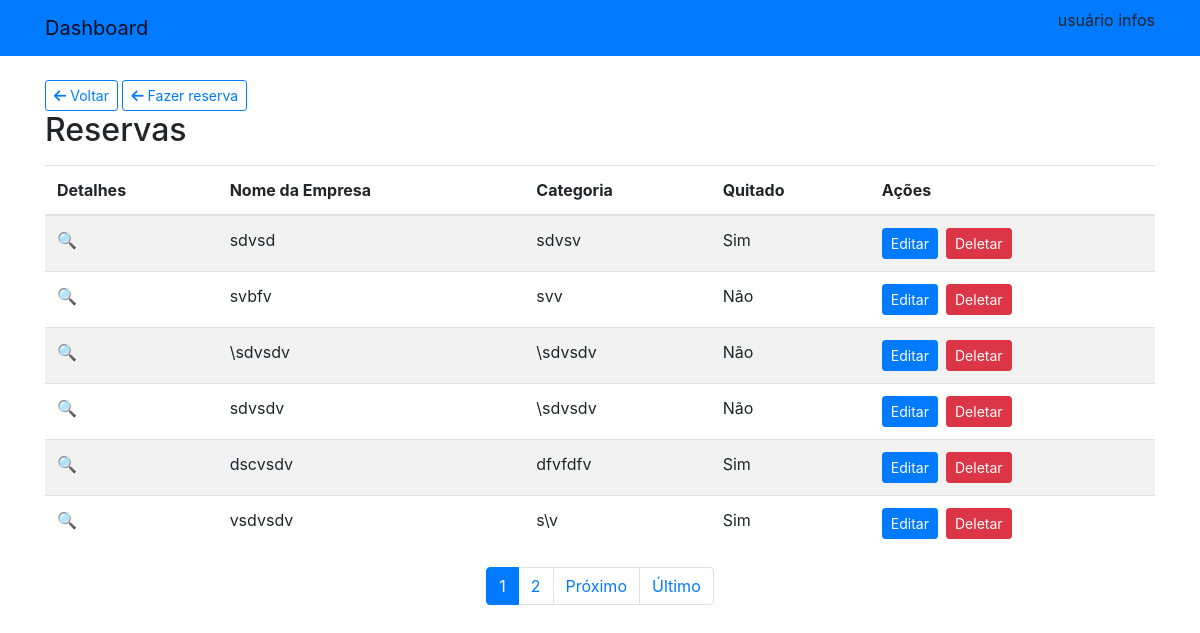
The page /reservas/reservas/ on the database its author committed.
### reservas/models.py (models this page shows, shortened)
class Reserva(models.Model):
    cnpj = models.CharField(max_length=18)
    nome_empresa = models.CharField(max_length=160)
    categoria_empresa = models.CharField(max_length=160)
    quitado = models.BooleanField()
    stand = models.OneToOneField(Stand, on_delete=models.CASCADE)

### reservas/views.py (the view)
# urls.py: path('reservas/', ReservaListView.as_view(), name='reservas'),
class ReservaListView(ListView):
    model = Reserva
    paginate_by = 6
    template_name = "reservalist.html"

### reservas/templates/reservalist.html (shortened to what this page needs)
{% extends 'base.html' %}
{% load bootstrap4 %}
{% block content %}
<div class="container mt-4">
    <a class="btn btn-outline-primary btn-sm" href="{% url 'home' %}">
        <i class="fas fa-arrow-left"></i> Voltar
    </a>
    <a class="btn btn-outline-primary btn-sm" href="{% url 'cria_reserva' %}">
        <i class="fas fa-arrow-left"></i> Fazer reserva
    </a>
    <h2>Reservas</h2>
    <table class="table table-striped mt-3">
        <thead class="thead-primary">
            <tr>
                <th>Detalhes</th>
                <th>Nome da Empresa</th>
                <th>Categoria</th>
                <th>Quitado</th>
                <th>Ações</th>
            </tr>
        </thead>
        <tbody>
            {% for item in object_list %}
            <tr>
                <td>
                    <a href="{% url 'detail' item.pk %}">
                      &#128269;
                    </a>
                </td>
                <td>{{ item.nome_empresa }}</td>
                <td>{{ item.categoria_empresa }}</td>
                <td>{% if item.quitado %} Sim {% else %} Não {% endif %}</td>
                <td>
                    <div class="d-flex align-items-center">
                        <a href="{% url 'reserva_update' item.pk %}" class="btn btn-primary btn-sm mr-2">
                            Editar
                        </a>
                        <a href="{% url 'reserva_delete' item.pk %}" class="btn btn-danger btn-sm">
                            Deletar
                      </a>
                    </div>
                </td>
            </tr>
            {% endfor %}
        </tbody>
    </table>
    <div class="row">
        <div class="col-lg-12">
            {% if page_obj.has_other_pages %}
                <nav>
                    <ul class="pagination justify-content-center">
                        {% for page_number in page_obj.paginator.page_range %}
                            {% if page_number <= page_obj.number|add:3 and page_number >= page_obj.number|add:-3 %}
                                {% if page_obj.number == page_number %}
                                    <li class="page-item active">
                                        <a class="page-link" href="?page={{ page_number }}">
                                            {{ page_number }}
                                        </a>
                                    </li>
                                {% else %}
                                    <li class="page-item">
                                        <a class="page-link" href="?page={{ page_number }}">
                                            {{ page_number }}
                                        </a>
                                    </li>
                                {% endif %}
                            {% endif %}
                        {% endfor %}
                        {% if page_obj.has_next %}
                            <li class="page-item">
                                <a class="page-link" href="?page={{ page_obj.next_page_number }}">
                                    Próximo
                                </a>
                            </li>
                            <li class="page-item">
                                <a class="page-link" href="?page={{ page_obj.paginator.num_pages }}">
                                    Último
                                </a>
                            </li>
                        {% endif %}
                    </ul>
                </nav>
            {% endif %}
        </div>
    </div>
</div>
{% endblock %}

### rows shown on the page
Reserva: nome_empresa "sdvsd", categoria_empresa "sdvsv", quitado "Sim"
Reserva: nome_empresa "svbfv", categoria_empresa "svv", quitado "Não"
Reserva: nome_empresa "\\sdvsdv", categoria_empresa "\\sdvsdv", quitado "Não"
Reserva: nome_empresa "sdvsdv", categoria_empresa "\\sdvsdv", quitado "Não"
Reserva: nome_empresa "dscvsdv", categoria_empresa "dfvfdfv", quitado "Sim"
Reserva: nome_empresa "vsdvsdv", categoria_empresa "s\\v", quitado "Sim"

### other values the page prints
{{ page_number }} "1"
{{ page_number }} "2"
